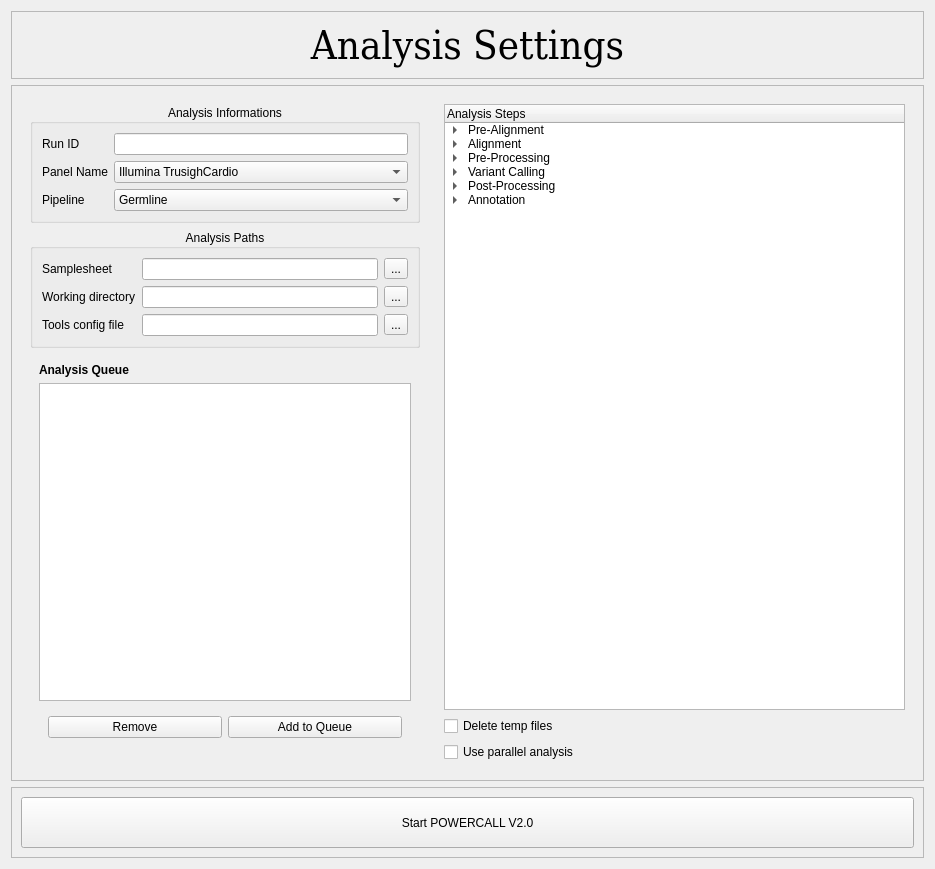
<?xml version="1.0" encoding="UTF-8"?>
<ui version="4.0">
 <class>Analysis_page</class>
 <widget class="QWidget" name="Analysis_page">
  <property name="geometry">
   <rect>
    <x>0</x>
    <y>0</y>
    <width>935</width>
    <height>869</height>
   </rect>
  </property>
  <property name="windowTitle">
   <string>Analysis Settings</string>
  </property>
  <layout class="QGridLayout" name="gridLayout_2">
   <item row="4" column="0">
    <widget class="QFrame" name="frame_2">
     <property name="maximumSize">
      <size>
       <width>16777215</width>
       <height>101</height>
      </size>
     </property>
     <property name="frameShape">
      <enum>QFrame::StyledPanel</enum>
     </property>
     <property name="frameShadow">
      <enum>QFrame::Raised</enum>
     </property>
     <layout class="QVBoxLayout" name="verticalLayout">
      <item>
       <widget class="QPushButton" name="pushButton">
        <property name="minimumSize">
         <size>
          <width>0</width>
          <height>51</height>
         </size>
        </property>
        <property name="maximumSize">
         <size>
          <width>16777215</width>
          <height>71</height>
         </size>
        </property>
        <property name="text">
         <string>Start POWERCALL V2.0</string>
        </property>
       </widget>
      </item>
     </layout>
    </widget>
   </item>
   <item row="0" column="0">
    <widget class="QFrame" name="frame_3">
     <property name="sizePolicy">
      <sizepolicy hsizetype="Preferred" vsizetype="Fixed">
       <horstretch>0</horstretch>
       <verstretch>0</verstretch>
      </sizepolicy>
     </property>
     <property name="frameShape">
      <enum>QFrame::StyledPanel</enum>
     </property>
     <property name="frameShadow">
      <enum>QFrame::Raised</enum>
     </property>
     <layout class="QVBoxLayout" name="verticalLayout_3">
      <item>
       <widget class="QLabel" name="label_10">
        <property name="sizePolicy">
         <sizepolicy hsizetype="Preferred" vsizetype="Fixed">
          <horstretch>0</horstretch>
          <verstretch>0</verstretch>
         </sizepolicy>
        </property>
        <property name="font">
         <font>
          <family>DejaVu Serif Condensed</family>
          <pointsize>30</pointsize>
         </font>
        </property>
        <property name="text">
         <string>Analysis Settings</string>
        </property>
        <property name="textFormat">
         <enum>Qt::AutoText</enum>
        </property>
        <property name="alignment">
         <set>Qt::AlignCenter</set>
        </property>
       </widget>
      </item>
     </layout>
    </widget>
   </item>
   <item row="1" column="0">
    <widget class="QFrame" name="frame">
     <property name="frameShape">
      <enum>QFrame::StyledPanel</enum>
     </property>
     <property name="frameShadow">
      <enum>QFrame::Raised</enum>
     </property>
     <layout class="QGridLayout" name="gridLayout_3">
      <item row="0" column="1" rowspan="2">
       <widget class="QFrame" name="frame_2">
        <property name="sizePolicy">
         <sizepolicy hsizetype="MinimumExpanding" vsizetype="Preferred">
          <horstretch>0</horstretch>
          <verstretch>0</verstretch>
         </sizepolicy>
        </property>
        <layout class="QFormLayout" name="formLayout_2">
         <item row="0" column="0">
          <widget class="QTreeWidget" name="treeWidget">
           <property name="enabled">
            <bool>true</bool>
           </property>
           <property name="sizePolicy">
            <sizepolicy hsizetype="Expanding" vsizetype="Expanding">
             <horstretch>0</horstretch>
             <verstretch>1</verstretch>
            </sizepolicy>
           </property>
           <property name="minimumSize">
            <size>
             <width>461</width>
             <height>548</height>
            </size>
           </property>
           <property name="maximumSize">
            <size>
             <width>16777215</width>
             <height>16777215</height>
            </size>
           </property>
           <property name="acceptDrops">
            <bool>false</bool>
           </property>
           <property name="autoFillBackground">
            <bool>true</bool>
           </property>
           <property name="frameShape">
            <enum>QFrame::StyledPanel</enum>
           </property>
           <property name="frameShadow">
            <enum>QFrame::Plain</enum>
           </property>
           <property name="selectionBehavior">
            <enum>QAbstractItemView::SelectRows</enum>
           </property>
           <property name="textElideMode">
            <enum>Qt::ElideRight</enum>
           </property>
           <property name="autoExpandDelay">
            <number>-1</number>
           </property>
           <property name="indentation">
            <number>20</number>
           </property>
           <property name="rootIsDecorated">
            <bool>true</bool>
           </property>
           <property name="animated">
            <bool>true</bool>
           </property>
           <property name="allColumnsShowFocus">
            <bool>false</bool>
           </property>
           <property name="headerHidden">
            <bool>false</bool>
           </property>
           <property name="columnCount">
            <number>1</number>
           </property>
           <attribute name="headerVisible">
            <bool>true</bool>
           </attribute>
           <attribute name="headerCascadingSectionResizes">
            <bool>true</bool>
           </attribute>
           <attribute name="headerDefaultSectionSize">
            <number>296</number>
           </attribute>
           <attribute name="headerHighlightSections">
            <bool>false</bool>
           </attribute>
           <attribute name="headerMinimumSectionSize">
            <number>100</number>
           </attribute>
           <attribute name="headerShowSortIndicator" stdset="0">
            <bool>false</bool>
           </attribute>
           <attribute name="headerStretchLastSection">
            <bool>true</bool>
           </attribute>
           <column>
            <property name="text">
             <string>Analysis Steps</string>
            </property>
           </column>
           <item>
            <property name="text">
             <string>Pre-Alignment</string>
            </property>
            <property name="flags">
             <set>ItemIsSelectable|ItemIsDragEnabled|ItemIsDropEnabled|ItemIsUserCheckable|ItemIsEnabled|ItemIsTristate</set>
            </property>
            <item>
             <property name="text">
              <string>Adapters trimming</string>
             </property>
            </item>
            <item>
             <property name="text">
              <string>FASTQ read lenght filter</string>
             </property>
            </item>
            <item>
             <property name="text">
              <string>FASTQ quality filter</string>
             </property>
            </item>
            <item>
             <property name="text">
              <string>FASTQ quality control</string>
             </property>
            </item>
           </item>
           <item>
            <property name="text">
             <string>Alignment</string>
            </property>
            <item>
             <property name="text">
              <string>UMI/Molecular barcodes merge</string>
             </property>
            </item>
            <item>
             <property name="text">
              <string>FASTQ alignment</string>
             </property>
            </item>
            <item>
             <property name="text">
              <string>SAM to BAM convertion</string>
             </property>
            </item>
            <item>
             <property name="text">
              <string>BAM sort</string>
             </property>
            </item>
            <item>
             <property name="text">
              <string>BAM quality control</string>
             </property>
            </item>
           </item>
           <item>
            <property name="text">
             <string>Pre-Processing</string>
            </property>
            <item>
             <property name="text">
              <string>BAM filter</string>
             </property>
            </item>
            <item>
             <property name="text">
              <string>Add readgroups to BAM</string>
             </property>
            </item>
            <item>
             <property name="text">
              <string>PCR duplicates marking</string>
             </property>
            </item>
            <item>
             <property name="text">
              <string>InDels realignment</string>
             </property>
            </item>
            <item>
             <property name="text">
              <string>Base quality recalibration</string>
             </property>
            </item>
           </item>
           <item>
            <property name="text">
             <string>Variant Calling</string>
            </property>
            <item>
             <property name="text">
              <string>SNV &amp; short InDels</string>
             </property>
            </item>
            <item>
             <property name="text">
              <string>Copy Number Variation</string>
             </property>
            </item>
           </item>
           <item>
            <property name="text">
             <string>Post-Processing</string>
            </property>
            <item>
             <property name="text">
              <string>VCF filter</string>
             </property>
            </item>
            <item>
             <property name="text">
              <string>Hard filter</string>
             </property>
            </item>
            <item>
             <property name="text">
              <string>VCF to TSV convertion</string>
             </property>
            </item>
           </item>
           <item>
            <property name="text">
             <string>Annotation</string>
            </property>
            <item>
             <property name="text">
              <string>SNV &amp; short InDels</string>
             </property>
            </item>
            <item>
             <property name="text">
              <string>Copy Number Variation</string>
             </property>
            </item>
           </item>
          </widget>
         </item>
         <item row="2" column="0">
          <widget class="QCheckBox" name="checkBox">
           <property name="text">
            <string>Use parallel analysis</string>
           </property>
          </widget>
         </item>
         <item row="1" column="0">
          <widget class="QCheckBox" name="checkBox_2">
           <property name="text">
            <string>Delete temp files</string>
           </property>
          </widget>
         </item>
        </layout>
       </widget>
      </item>
      <item row="0" column="0">
       <widget class="QFrame" name="frame_5">
        <property name="sizePolicy">
         <sizepolicy hsizetype="Expanding" vsizetype="Preferred">
          <horstretch>0</horstretch>
          <verstretch>0</verstretch>
         </sizepolicy>
        </property>
        <property name="frameShape">
         <enum>QFrame::NoFrame</enum>
        </property>
        <property name="frameShadow">
         <enum>QFrame::Raised</enum>
        </property>
        <layout class="QVBoxLayout" name="verticalLayout_4">
         <item>
          <widget class="QGroupBox" name="groupBox">
           <property name="sizePolicy">
            <sizepolicy hsizetype="Preferred" vsizetype="Fixed">
             <horstretch>0</horstretch>
             <verstretch>0</verstretch>
            </sizepolicy>
           </property>
           <property name="title">
            <string>Analysis Informations</string>
           </property>
           <property name="alignment">
            <set>Qt::AlignCenter</set>
           </property>
           <layout class="QFormLayout" name="formLayout">
            <item row="0" column="0">
             <widget class="QLabel" name="label">
              <property name="text">
               <string>Run ID</string>
              </property>
             </widget>
            </item>
            <item row="0" column="1">
             <widget class="QLineEdit" name="lineEdit"/>
            </item>
            <item row="2" column="0">
             <widget class="QLabel" name="label_2">
              <property name="text">
               <string>Panel Name</string>
              </property>
             </widget>
            </item>
            <item row="2" column="1">
             <widget class="QComboBox" name="comboBox">
              <item>
               <property name="text">
                <string>Illumina TrusighCardio</string>
               </property>
              </item>
              <item>
               <property name="text">
                <string>Illumina TrusighCancer</string>
               </property>
              </item>
              <item>
               <property name="text">
                <string>Illumina TrusighOne</string>
               </property>
              </item>
              <item>
               <property name="text">
                <string>SophiaGen HCS</string>
               </property>
              </item>
              <item>
               <property name="text">
                <string>Agilent CardioV1</string>
               </property>
              </item>
              <item>
               <property name="text">
                <string>Agilent AneurysmV1</string>
               </property>
              </item>
              <item>
               <property name="text">
                <string>Agilent CancerV1</string>
               </property>
              </item>
             </widget>
            </item>
            <item row="3" column="0">
             <widget class="QLabel" name="label_3">
              <property name="text">
               <string>Pipeline</string>
              </property>
             </widget>
            </item>
            <item row="3" column="1">
             <widget class="QComboBox" name="comboBox_2">
              <item>
               <property name="text">
                <string>Germline</string>
               </property>
              </item>
              <item>
               <property name="text">
                <string>Somatic</string>
               </property>
              </item>
              <item>
               <property name="text">
                <string>Cellfree</string>
               </property>
              </item>
             </widget>
            </item>
           </layout>
          </widget>
         </item>
         <item>
          <widget class="QGroupBox" name="groupBox_3">
           <property name="sizePolicy">
            <sizepolicy hsizetype="Preferred" vsizetype="Fixed">
             <horstretch>0</horstretch>
             <verstretch>0</verstretch>
            </sizepolicy>
           </property>
           <property name="title">
            <string>Analysis Paths</string>
           </property>
           <property name="alignment">
            <set>Qt::AlignCenter</set>
           </property>
           <layout class="QGridLayout" name="gridLayout">
            <item row="2" column="2">
             <widget class="QToolButton" name="toolButton_2">
              <property name="text">
               <string>...</string>
              </property>
             </widget>
            </item>
            <item row="3" column="2">
             <widget class="QToolButton" name="toolButton_3">
              <property name="text">
               <string>...</string>
              </property>
             </widget>
            </item>
            <item row="3" column="0">
             <widget class="QLabel" name="label_6">
              <property name="sizePolicy">
               <sizepolicy hsizetype="Preferred" vsizetype="Fixed">
                <horstretch>0</horstretch>
                <verstretch>0</verstretch>
               </sizepolicy>
              </property>
              <property name="text">
               <string>Tools config file</string>
              </property>
             </widget>
            </item>
            <item row="2" column="0">
             <widget class="QLabel" name="label_5">
              <property name="text">
               <string>Working directory</string>
              </property>
             </widget>
            </item>
            <item row="1" column="2">
             <widget class="QToolButton" name="toolButton">
              <property name="text">
               <string>...</string>
              </property>
             </widget>
            </item>
            <item row="2" column="1">
             <widget class="QLineEdit" name="lineEdit_3"/>
            </item>
            <item row="1" column="0">
             <widget class="QLabel" name="label_4">
              <property name="text">
               <string>Samplesheet</string>
              </property>
             </widget>
            </item>
            <item row="1" column="1">
             <widget class="QLineEdit" name="lineEdit_2"/>
            </item>
            <item row="3" column="1">
             <widget class="QLineEdit" name="lineEdit_4"/>
            </item>
           </layout>
          </widget>
         </item>
         <item>
          <widget class="QFrame" name="frame_4">
           <property name="frameShape">
            <enum>QFrame::NoFrame</enum>
           </property>
           <property name="frameShadow">
            <enum>QFrame::Raised</enum>
           </property>
           <layout class="QVBoxLayout" name="verticalLayout_2">
            <item>
             <widget class="QLabel" name="label_7">
              <property name="font">
               <font>
                <weight>75</weight>
                <bold>true</bold>
               </font>
              </property>
              <property name="text">
               <string>Analysis Queue</string>
              </property>
              <property name="alignment">
               <set>Qt::AlignBottom|Qt::AlignLeading|Qt::AlignLeft</set>
              </property>
             </widget>
            </item>
            <item>
             <widget class="QListWidget" name="listWidget"/>
            </item>
            <item>
             <widget class="QFrame" name="frame_6">
              <property name="frameShape">
               <enum>QFrame::NoFrame</enum>
              </property>
              <property name="frameShadow">
               <enum>QFrame::Raised</enum>
              </property>
              <layout class="QHBoxLayout" name="horizontalLayout">
               <item>
                <widget class="QPushButton" name="pushButton_3">
                 <property name="text">
                  <string>Remove</string>
                 </property>
                </widget>
               </item>
               <item>
                <widget class="QPushButton" name="pushButton_2">
                 <property name="text">
                  <string>Add to Queue</string>
                 </property>
                </widget>
               </item>
              </layout>
             </widget>
            </item>
           </layout>
          </widget>
         </item>
        </layout>
       </widget>
      </item>
     </layout>
    </widget>
   </item>
  </layout>
 </widget>
 <resources/>
 <connections/>
</ui>
